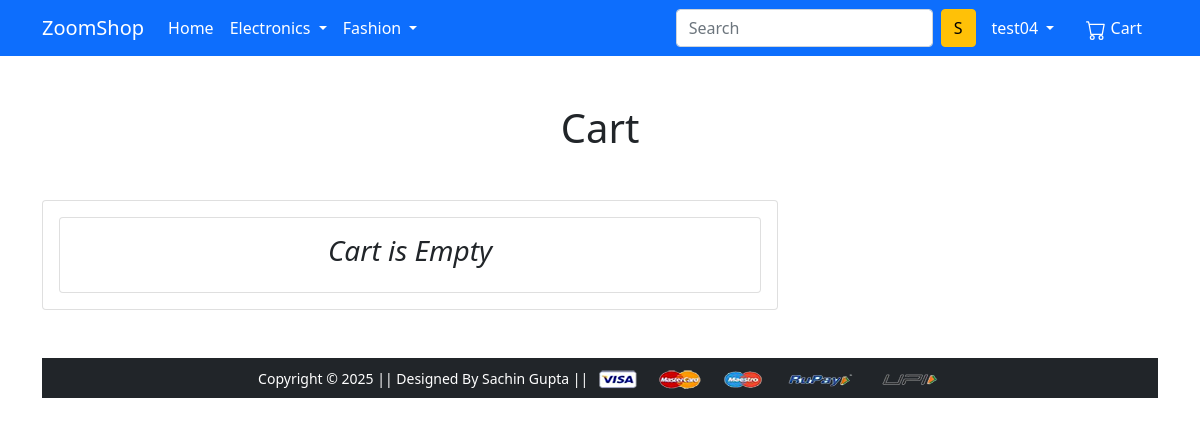
Page /cart/ (signed in) on the earlier database version.
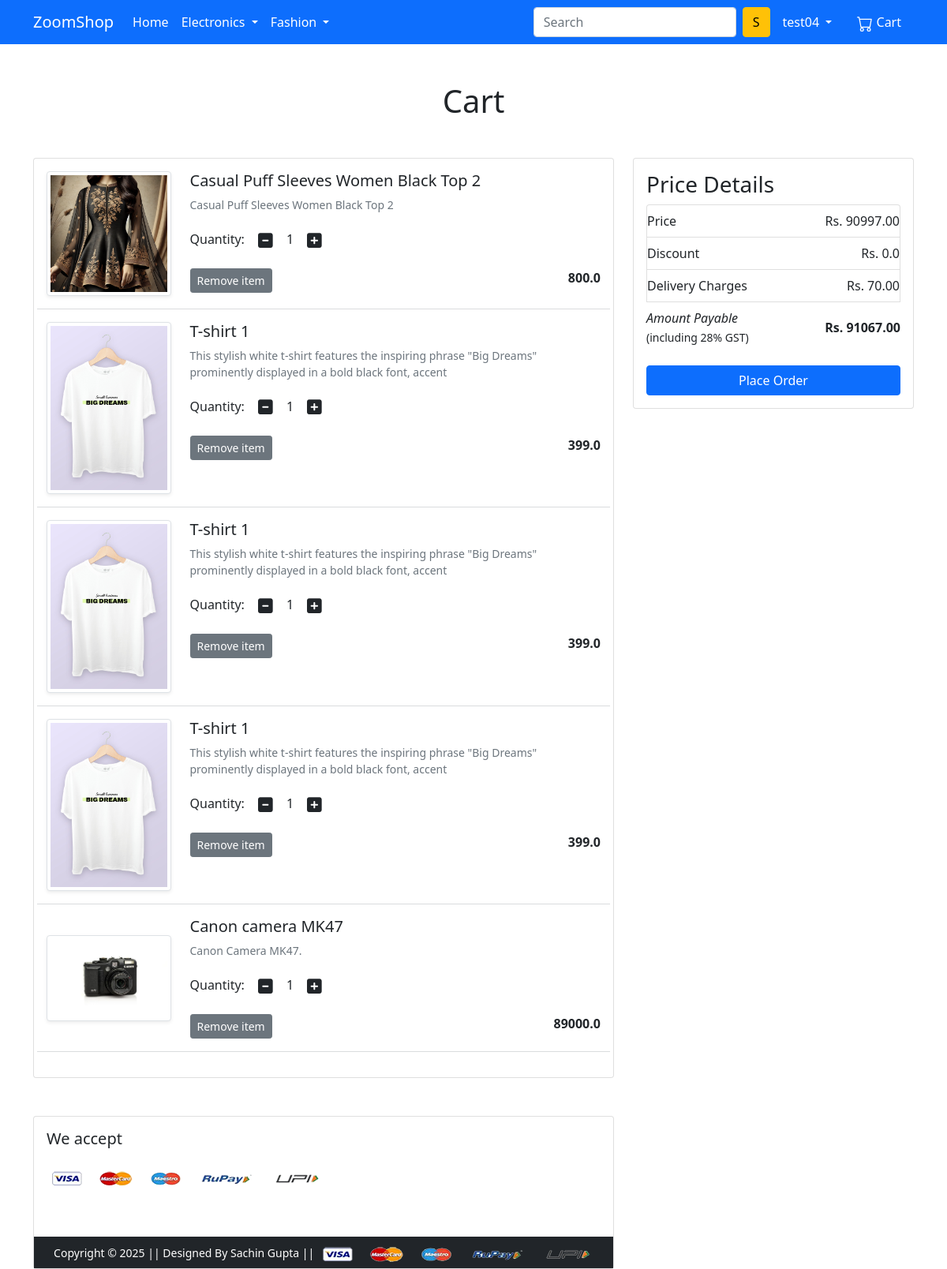
Same page on the later database version.
### ZoomShop/models.py (models this page shows, shortened)
class CartDB(models.Model):
    user = models.ForeignKey(User, on_delete=models.CASCADE)
    product = models.ForeignKey(ProductDB, on_delete=models.CASCADE)
    quantity = models.PositiveIntegerField(default=1)

class ProductDB(models.Model):
    title = models.CharField(max_length=128)
    tag = models.CharField(max_length=128)
    selling_price = models.FloatField()
    discounted_price = models.FloatField()
    description = models.TextField()
    brand = models.CharField(max_length=128)
    category = models.CharField(choices=CATEGORY_CHOICES, max_length=10)
    product_image = models.ImageField(upload_to='media/productImage')

### ZoomShop/views.py (the view)
# urls.py: path('cart/', views.show_cart, name='show-cart'),
def show_cart(request):
 if request.user.is_authenticated:
  products = CartDB.objects.filter(user = request.user)
  amount = 0.0
  shipping_charges = 70
  discount = 0.0
  total_amount = 0.0
  cart_product = [prod for prod in CartDB.objects.all() if prod.user == request.user]
  if cart_product:
   for p in cart_product:
    total_amount_temp = (p.quantity * p.product.discounted_price)
    amount += total_amount_temp
    total_amount = amount + shipping_charges
   return render(request, 'orders/addtocart.html', {'products' : products, 'amount':amount, 'total_amount':total_amount, 'discount':discount})
  else:
   return render(request, 'orders/addtocart.html')

### ZoomShop/templates/ZoomShop/orders/addtocart.html (shortened to what this page needs)
{% extends 'ZoomShop/base.html' %}
{% load static %}
{% block main-content %}
<div class="container my-5">
 <div class="row">
  <h1 class="text-center mb-5">Cart</h1>
  <div class="col-sm-8">
  <div class="card">
   <div class="card-body">
    {% if products %}
    <div class="row prod-row">
      {% for cart_product in products %}
     <div class="col-sm-3 text-center align-self-center">
      <img src="{{cart_product.product.product_image.url}}" alt="" srcset="" class="img-fluid img-thumbnail shadow-sm" height="200" width="200">
    </div>
     <div class="col-sm-9">
      <div>
       <h5>{{cart_product.product.title}}</h5>
       <p class="mb-2 text-muted small">{{cart_product.product.description|slice:120}}</p>
       <div class="my-3">
        <label for="quantity">Quantity:</label>
        <a class="minus-cart btn minuscart-btn" pid={{cart_product.product.id}}><i class="fas fa-minus-square fa-lg"></i></a>
          <span id="quantity">{{cart_product.quantity}}</span>
        <a class="plus-cart btn pluscart-btn" pid={{cart_product.product.id}}><i class="fas fa-plus-square fa-lg"></i></a>
       </div>
       <div class="d-flex justify-content-between">
        <a class="remove-cart remove-cart-btn btn btn-sm btn-secondary mr-3" pid={{cart_product.product.id}}>Remove item </a>
        <p class="mb-0"><span><strong>{{cart_product.product.discounted_price}}</strong></span></p>
       </div>
      </div>
     </div>
     <hr class="text-muted my-3">
     {% endfor %}
    </div>
   </div>
   </div>
  </div>
  <div class="col-sm-4">
   <div class="card">
    <div class="card-body">
      <h3>Price  Details</h3>
      <ul class="list-group">
       <li class="list-group-item d-flex justify-content-between align-items-center px-0 p-2">Price<span>Rs. <span id="amount"> {{amount| floatformat:2}} </span> </span></li>
       <li class="list-group-item d-flex justify-content-between align-items-center px-0 p-2">Discount<span>Rs. {{discount|default:"0.0"}}</span></li>
       <li class="list-group-item d-flex justify-content-between align-items-center px-0 p-2">Delivery Charges<span>Rs. 70.00</span></li>
       <li class="list-group-item d-flex justify-content-between align-items-center border-0 px-0 mb-3">
        <div>
           <em>Amount Payable</em><br>
           <small>(including 28% GST)</small>
         </div>
         <span><strong>Rs. <strong id=total_amount>{{total_amount | floatformat:2}}</strong> </strong></span>
       </li>
      </ul>
      <div class="d-grid"><a href="{% url 'checkout' %}" class="btn btn-primary">Place Order</a></div>
    </div>
   </div>
  </div>
 </div>
</div>
<div class="container">
 <div class="row">
  <div class="col-sm-8">
   <div class="card">
    <div class="card-body">
      <h5 class="mb-4">We accept</h5>
      <img src="{% static 'ZoomShop/images/payment.png' %}" alt="" class="img-fluid">
    </div>
    {% else %}
    <div class="card">
      <h3 class="card-body text-center"><i>Cart is Empty</i></h1>
    </div>
  </div>
  </div>
 </div>
</div>
{% endif %}
{% endblock main-content %}

### ZoomShop/templates/ZoomShop/base.html (shortened to what this page needs)
<!doctype html>
{% load static %}
<html lang="en">
  <head>
    <link href="https://cdn.jsdelivr.net/npm/bootstrap@5.0.0-beta1/dist/css/bootstrap.min.css" rel="stylesheet">
    <link rel="stylesheet" href="{% static 'ZoomShop/css/owl.carousel.min.css' %}">
    <link rel="stylesheet" href="{% static 'ZoomShop/css/all.min.css' %}">
    <link rel="stylesheet" href="{% static 'ZoomShop/css/style.css' %}">
  </head>
  <body>
    <nav class="navbar navbar-expand-lg navbar-dark bg-primary">
     <div class="container">
       <a class="navbar-brand" href="/">ZoomShop</a>
       <div class="collapse navbar-collapse" id="navbarSupportedContent">
         <ul class="navbar-nav me-auto mb-2 mb-lg-0">
           <li class="nav-item">
             <a class="nav-link active" aria-current="page" href="/">Home</a>
           </li>
           <li class="nav-item dropdown">
             <a class="nav-link dropdown-toggle text-white" href="#" id="electronicsDropdown" role="button" data-bs-toggle="dropdown" aria-expanded="false">
               Electronics
             </a>
           </li>
           <li class="nav-item dropdown">
             <a class="nav-link dropdown-toggle text-white" href="#" id="fashionDropdown" role="button" data-bs-toggle="dropdown" aria-expanded="false">
               Fashion
             </a>
           </li>
         </ul>
         <form method='post' class="d-flex">
           <input class="form-control me-2" type="search" placeholder="Search" aria-label="Search">
           <button class="btn btn-warning" type="submit">S</button>
         </form>
         <div>
          <ul class="navbar-nav me-auto mb-2 mb-lg-0">
           <li class="nav-item dropdown mx-2">
              <a class="nav-link dropdown-toggle text-white" href="#" id="profileDropdown" role="button" data-bs-toggle="dropdown" aria-expanded="false">
               {{request.user}}
              </a>
              {% if request.user.is_authenticated %}
            </li>
            <li class="nav-item mx-2">
             <a href="{% url 'show-cart' %}" class="nav-link text-white">
               Cart </a>
            </li>
          {% endif %}
         </div>
       </div>
     </div>
    </nav>
    {% block main-content %} {% endblock main-content %}
    <footer class="container-fluid bg-dark text-center p-2 mt-5">
        <small class="text-white">Copyright &copy; 2025 || Designed By Sachin Gupta || </small>
        <img src="{% static 'ZoomShop/images/payment.png' %}" alt="" srcset="" class="img-fluid" height="2px">
    </footer>
  </body>
</html>

Differences in the rows shown:
added CartDB: product.product_image (picture), product "Casual Puff Sleeves Women Black Top 2", product.description "Casual Puff Sleeves Women Black Top 2", quantity "1", product.discounted_price "800.0"
added CartDB: product.product_image (picture), product "T-shirt 1", product.description "This stylish white t-shirt features the inspiring phrase \"Big Dreams\" prominently displayed in a bold black font, accent", quantity "1", product.discounted_price "399.0"
added CartDB: product.product_image (picture), product "T-shirt 1", product.description "This stylish white t-shirt features the inspiring phrase \"Big Dreams\" prominently displayed in a bold black font, accent", quantity "1", product.discounted_price "399.0"
added CartDB: product.product_image (picture), product "T-shirt 1", product.description "This stylish white t-shirt features the inspiring phrase \"Big Dreams\" prominently displayed in a bold black font, accent", quantity "1", product.discounted_price "399.0"
added CartDB: product.product_image (picture), product "Canon camera MK47", product.description "Canon Camera MK47.", quantity "1", product.discounted_price "89000.0"
Other differences:
{{ amount| floatformat:2 }}: (not shown) → "90997.00"
{{ discount|default:"0.0" }}: (not shown) → "0.0"
{{ total_amount | floatformat:2 }}: (not shown) → "91067.00"
text no longer shown: "Cart is Empty"
text now shown: "Price Details Price Rs. Discount Rs. Delivery Charges Rs. 70.00 Amount Payable (including 28% GST) Rs. Place Order We accept"
